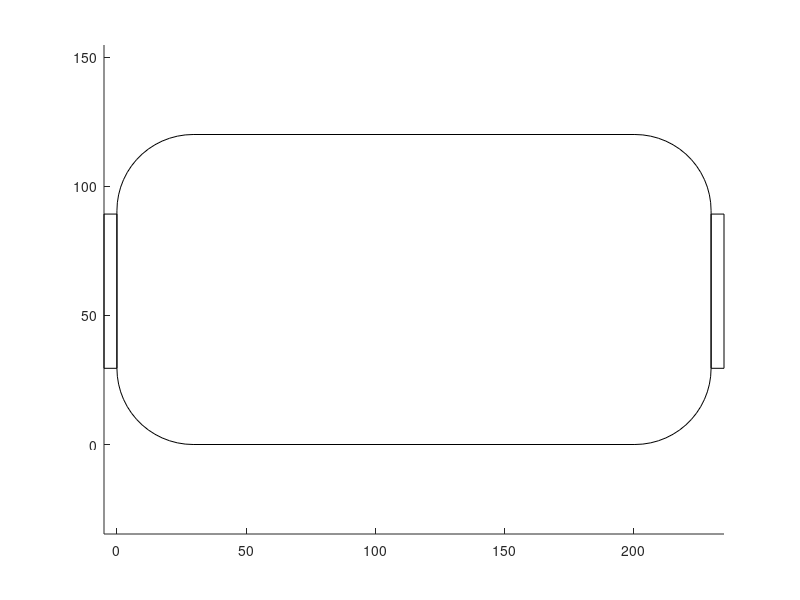

The MATLAB script that drew this image: (Note: this script raises an error after producing the figure.)
%% Variables for Shift
thetaShiftMult = 100;
xShift = -115;
yShift = -60;
scaleFactor = .31;

%% Configure Visualization
figure(1)
clf
hold on
axis equal
bot_r = 3.81; %bot radius in cm
% Draw Court
rectangle('Position',[0 0 230 120],'Curvature',[59/230, 59/120])
% Draw Goals
rectangle('Position',[-5 29.5 5 59.7])
rectangle('Position',[230 29.5 5 59.7])
drawnow

%% Define Bot initial positions, color
B1 = [0 0 0];
B2 = [0 0 0];
B3 = [0 0 0];

%% Initialize I/O
handle = serial('/dev/tty.usbmodem411','Baudrate', 9600, 'Parity','none','DataBits',8);
%handle.InputBufferSize = 20;
fclose(instrfind);
buffer = zeros(11,1);
bufferindex = 0;
while true
    fopen(handle);
    num = str2num(fscanf(handle));
    for j = 1:length(num)
        if (num(j) == 5555)
            bufferindex = 1;
        elseif (bufferindex >= 1)
            buffer(bufferindex) = num(j);
            bufferindex = bufferindex + 1;
        end
        if (bufferindex == 12)
            X1 = buffer(1); Y1 = buffer(2);
            X2 = buffer(3); Y2 = buffer(4);
            X3 = buffer(5); Y3 = buffer(6);
            X4 = buffer(7); Y4 = buffer(8);
            xp = buffer(10); yp = buffer(11);
            tp = buffer(9);
            if (X1 == 1023 && X2 ~= 1023 && X3 ~= 1023 && X4 ~= 1023)
                [x, y, t] = sees3(X2, Y2, X3, Y3, X4, Y4);
            elseif (X1 ~= 1023 && X2 == 1023 && X3 ~= 1023 && X4 ~= 1023)
                [x, y, t] = sees3(X1, Y1, X3, Y3, X4, Y4);
            elseif (X1 ~= 1023 && X2 ~= 1023 && X3 == 1023 && X4 ~= 1023)
                [x, y, t] = sees3(X1, Y1, X2, Y2, X4, Y4);
            elseif (X1 ~= 1023 && X2 ~= 1023 && X3 ~= 1023 && X4 == 1023)
                [x, y, t] = sees3(X1, Y1, X2, Y2, X3, Y3);
            elseif (X1 == 1023 || X2 == 1023 || X3 == 1023 || X4 == 1023)
                disp('2 or fewer stars');
                x = 0; y = 0;
            else
                [x, y, t] = sees4(X1, Y1, X2, Y2, X3, Y3, X4, Y4);
            end
            disp([xp yp t tp/1000])
            x = x * scaleFactor + 230/2;
            y = y * scaleFactor + 120/2;
            plot(x, y, 'o', 'MarkerFaceColor', 'm' , 'MarkerSize', bot_r * 2);
            
            drawnow
        end
    end
    fclose(handle);
end
hold off